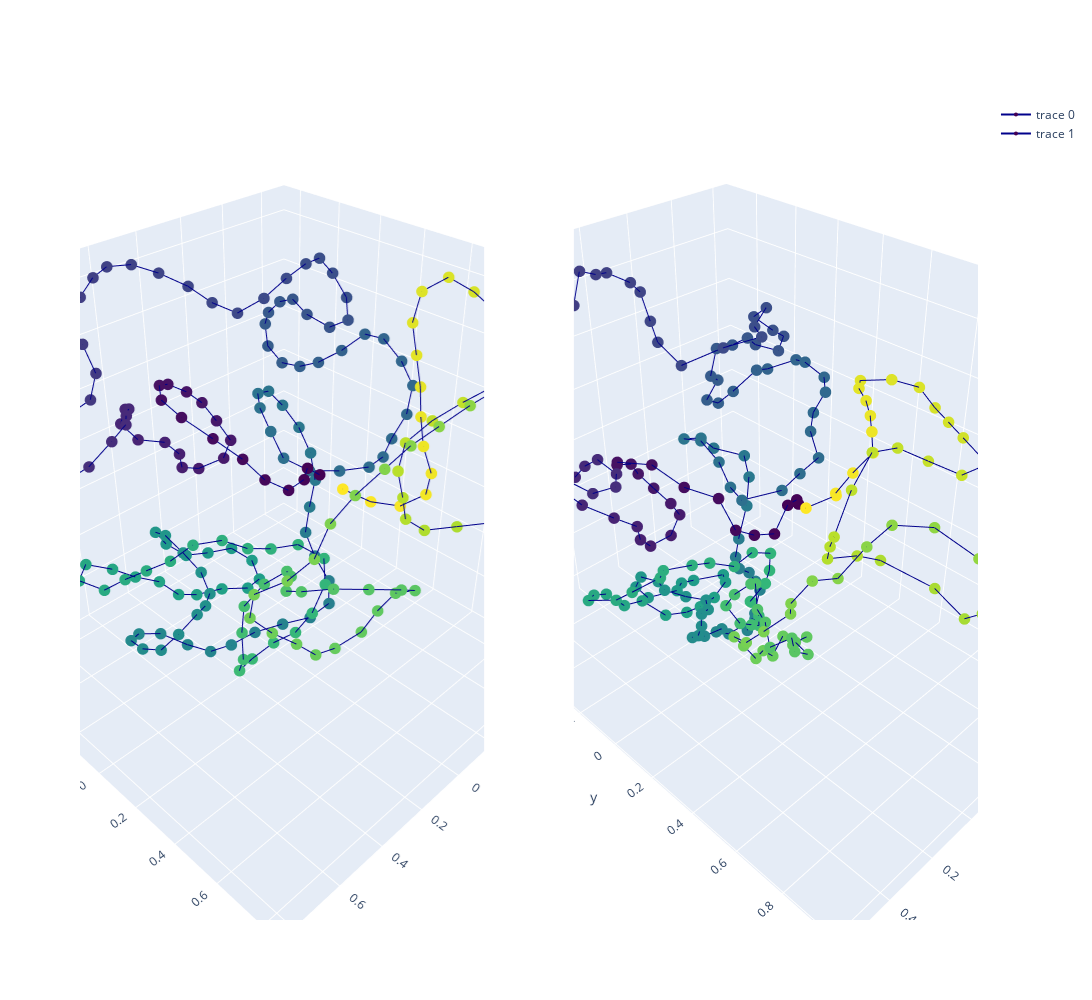

Notebook code for this chart:
### Code cell
# Trussart perfect structure
trussart_true_structure = np.mean(trussart_structures, axis=0)

# Trussart predicted structure
torch_trussart_hic = torch.FloatTensor(trussart_hic)
torch_trussart_hic = torch.reshape(torch_trussart_hic, (1, NB_BINS, NB_BINS))
torch_trussart_hic = torch.repeat_interleave(torch_trussart_hic, BATCH_SIZE, 0)

trussart_pred_structure, _ = model(torch_trussart_hic)
trussart_pred_structure = trussart_pred_structure.detach().numpy()[0]

# Superpose structure using Kabsch algorithm
trussart_pred_structure_superposed, trussart_true_structure_superposed = \
        kabsch_superimposition_numpy(trussart_pred_structure, trussart_true_structure, EMBEDDING_SIZE)

# Plot and compare the two structures
x_pred = trussart_pred_structure_superposed[:, 0]  
y_pred = trussart_pred_structure_superposed[:, 1]
z_pred = trussart_pred_structure_superposed[:, 2]

x_true = trussart_true_structure_superposed[:, 0]  
y_true = trussart_true_structure_superposed[:, 1]
z_true = trussart_true_structure_superposed[:, 2]

colorscale1 = np.asarray(range(len(x_true)))
colorscale2 = np.asarray(range(len(x_pred)))
color1 = 'Viridis'
color2 = 'Viridis'

plot_true_pred_structures(x_pred, y_pred, z_pred, x_true, y_true, z_true, colorscale1, colorscale2, color1, color2)

# Shape comparison
print('Kabsch distance is ' + str(kabsch_distance_numpy(trussart_pred_structure, trussart_true_structure, EMBEDDING_SIZE)))

### Figure 1 — Plotly figure (JSON) as saved in the notebook; plotly's stock layout.template omitted (floating-point values rounded to 4 significant figures; data arrays with more than 128 entries replaced by an {"elided": "..."} marker saying what was removed)
{"data": [{"line": {"color": "darkblue", "width": 2}, "marker": {"color": {"elided": "202 int values"}, "colorscale": [[0, "#440154"], [0.1111, "#482878"], [0.2222, "#3e4989"], [0.3333, "#31688e"], [0.4444, "#26828e"], [0.5556, "#1f9e89"], [0.6667, "#35b779"], [0.7778, "#6ece58"], [0.8889, "#b5de2b"], [1, "#fde725"]], "size": 4}, "scene": "scene", "type": "scatter3d", "x": {"elided": "202 float values"}, "y": {"elided": "202 float values"}, "z": {"elided": "202 float values"}}, {"line": {"color": "darkblue", "width": 2}, "marker": {"color": {"elided": "202 int values"}, "colorscale": [[0, "#440154"], [0.1111, "#482878"], [0.2222, "#3e4989"], [0.3333, "#31688e"], [0.4444, "#26828e"], [0.5556, "#1f9e89"], [0.6667, "#35b779"], [0.7778, "#6ece58"], [0.8889, "#b5de2b"], [1, "#fde725"]], "size": 4}, "scene": "scene2", "type": "scatter3d", "x": {"elided": "202 float values"}, "y": {"elided": "202 float values"}, "z": {"elided": "202 float values"}}], "layout": {"height": 1000, "scene": {"domain": {"x": [0, 0.45], "y": [0, 1]}}, "scene2": {"domain": {"x": [0.55, 1], "y": [0, 1]}}, "width": 1300}}
